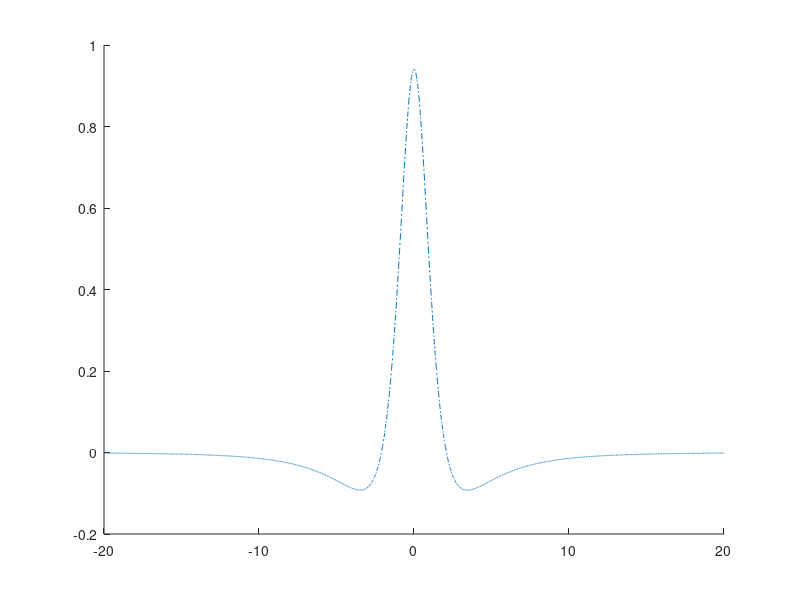

This chart was generated by the following MATLAB code: (Note: this script raises an error after producing the figure.)
clear;
close all;

deltap=-2e12:0.001e12:2e12;
deltac=1.0e9;
deltab=2.0e9;
g21=2.0e9;
g31=1.0e9;
g41=4.2e11;
K=1.4e17;
omegap=10.08e14;
omega_c=3e11;
omega_d=6.455e11;
omega_b=0e11;
c=3e8;

Delta1 = deltap+1i*(g21/2);
Delta2 = deltap+deltac+1i*(g31/2);
Delta3 = deltap+deltab+1i*(g41/2);

Dp = (Delta2 + 1i*g31/2).*(Delta3 + 1i*g41/2) - abs(omega_d)^2;
D = (Delta1 + 1i*g21/2).*(Delta2 + 1i*g31/2).*(Delta3 + 1i*g41/2) - ... 
    abs(omega_c)^2.*(Delta3 + 1i*g41/2) + abs(omega_d)^2.*(Delta1 + 1i*g21/2) + 2.*(omega_c).*(omega_d);
A=((2.*c.*K)./(omegap));
%l=3.90e12;
chi1=((-A.*Dp)./D);
%X=(abs(omega_c).^2)*(abs(Delta3 + 1i*g41/2).^2);
%Y=abs(omega_d)*abs(omega_c);
%chi3 =- l*chi1*((abs(Dp).^2 + X+ Y.^2)/ abs(D).^2);
plot(deltap./10.^11, imag(chi1),'-.' , LineWidth=2, DisplayName='\Omega_c=0.0', Color=[0 0 1]); % Blue
hold on;

omega_c=5e11;
Dp = (Delta2 + 1i*g31/2).*(Delta3 + 1i*g41/2) - abs(omega_d)^2;
D = (Delta1 + 1i*g21/2).*(Delta2 + 1i*g31/2).*(Delta3 + 1i*g41/2) - ...
    abs(omega_c)^2.*(Delta3 + 1i*g41/2)- abs(omega_d)^2.*(Delta1 + 1i*g21/2) + 2.*(omega_c).*(omega_d);
A=((2.*c.*K)./(omegap));
%l=3.90e12;
chi1=((-A.*Dp)./D);
%X=(abs(omega_c).^2)*(abs(Delta3 + 1i*g41/2).^2);
%Y=abs(omega_d)*abs(omega_c);
%chi3 =- l*chi1*((abs(Dp).^2 + X + Y.^2)/ abs(D).^2);
plot(deltap./10.^11, imag(chi1), LineWidth=2, DisplayName='\Omega_c=2.0', Color=[1 0 0]); % Red
hold on;


omega_c=7e11;
Dp = (Delta2 + 1i*g31/2).*(Delta3 + 1i*g41/2) - abs(omega_d)^2;
D = (Delta1 + 1i*g21/2).*(Delta2 + 1i*g31/2).*(Delta3 + 1i*g41/2) - ...
    abs(omega_c)^2.*(Delta3 + 1i*g41/2)- abs(omega_d)^2.*(Delta1 + 1i*g21/2) + 2.*(omega_c).*(omega_d);
A=((2.*c.*K)./(omegap));
%l=3.90e12;
chi1=((-A.*Dp)./D);
%X=(abs(omega_c).^2)*(abs(Delta3 + 1i*g41/2).^2);
%Y=abs(omega_d)*abs(omega_c);
%chi3 =- l*chi1*((abs(Dp).^2 + X + Y.^2)/ abs(D).^2);
plot(deltap./10.^11, imag(chi1), LineWidth=2, DisplayName='\Omega_c=4.0'); % Yellow
hold on;

omega_c=9e11;
Dp = (Delta2 + 1i*g31/2).*(Delta3 + 1i*g41/2) - abs(omega_d)^2;
D = (Delta1 + 1i*g21/2).*(Delta2 + 1i*g31/2).*(Delta3 + 1i*g41/2) - ...
    abs(omega_c)^2.*(Delta3 + 1i*g41/2)- abs(omega_d)^2.*(Delta1 + 1i*g21/2) + 2.*(omega_c).*(omega_d);
A=((2.*c.*K)./(omegap));
%l=3.90e12;
chi1=((-A.*Dp)./D);
%X=(abs(omega_c).^2)*(abs(Delta3 + 1i*g41/2).^2);
%Y=abs(omega_d)*abs(omega_c);
%chi3 =- l*chi1*((abs(Dp).^2 + X+ Y.^2)/ abs(D).^2);
plot(deltap./10.^11, imag(chi1), '--', LineWidth=2.5, DisplayName='\Omega_c=6.0'); % Purple
hold on;

omega_c=11e11;
Dp = (Delta2 + 1i*g31/2).*(Delta3 + 1i*g41/2) - abs(omega_d)^2;
D = (Delta1 + 1i*g21/2).*(Delta2 + 1i*g31/2).*(Delta3 + 1i*g41/2) - ...
    abs(omega_c)^2.*(Delta3 + 1i*g41/2)- abs(omega_d)^2.*(Delta1 + 1i*g21/2) + 2.*(omega_c).*(omega_d);
A=((2.*c.*K)./(omegap));
l=3.90e12;
chi1=((-A.*Dp)./D);
X=(abs(omega_c).^2)*(abs(Delta3 + 1i*g41/2).^2);
Y=abs(omega_d)*abs(omega_c);
chi3 =- l*chi1*((abs(Dp).^2 + X + Y.^2)/ abs(D).^2);
plot(deltap./10.^11, imag(chi1), LineWidth=2, DisplayName='\Omega_c=8.0', Color=[0 0.5 0]); % Green
hold on;

lgd = legend('show');
set(lgd, 'FontName', 'Garamond', 'FontSize', 24, 'FontWeight', 'bold', 'EdgeColor', ...
    'w', 'NumColumns', 3, TextColor=[0 0 0]);
legend boxon;
yticks([0, 0.25, 0.5, 0.75, 1]);
set(gca, FontName='Garamond', FontSize=42, FontWeight='bold', XColor=[0 0 0], YColor=[0 0 0]);
xlabel('\Delta_p/\gamma^{\prime}_{31}', FontName='Garamond', FontSize=42, FontWeight='bold', Color=[0 0 0]);
ylabel('Im\chi^{(1)}', FontName='Garamond', FontSize=42, FontWeight='bold', Color=[0 0 0]);
%title('\Delta_p vs Re\chi^{(1)}', FontName='Garamond', FontSize=17, FontWeight='bold');
grid on;

folder_path = "C:\Users\Ryuki\Downloads\PLOTS";
file = fullfile(folder_path, 'Img_chi1_Omega_c.jpeg');
fig = gcf;
set(fig, 'Units', 'pixels');
fig.Position = [100, 100, 1280, 720];  % [left, bottom, width, height]
exportgraphics(fig, file, 'Resolution', 300);